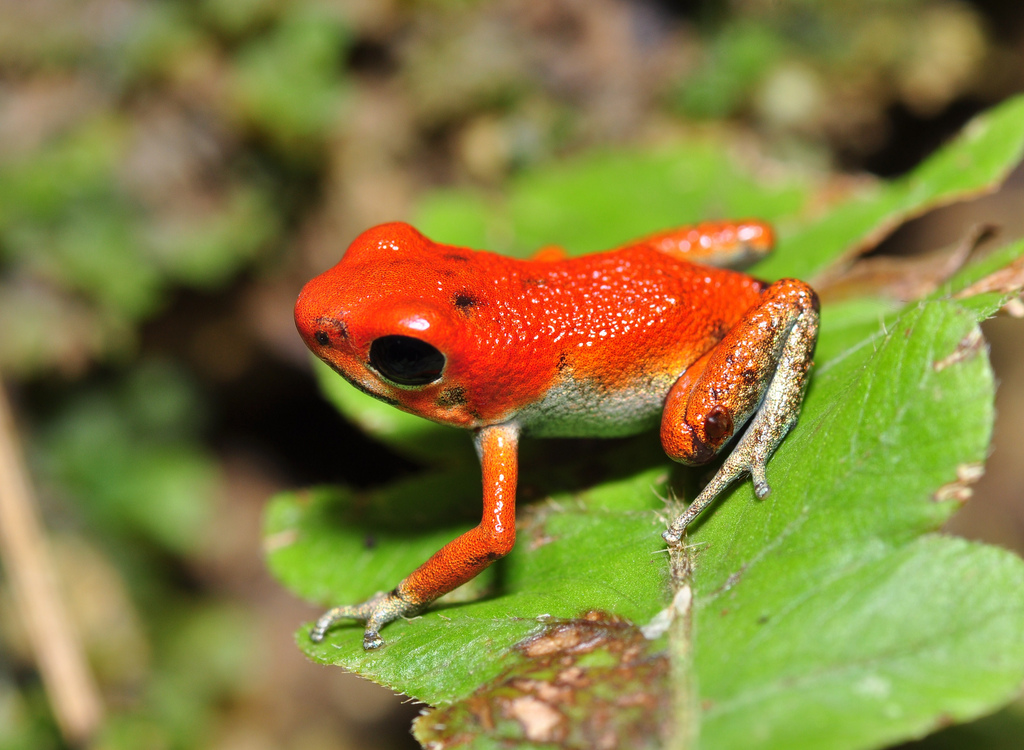
#> input picture Chapter06/frog.png, 1024 x 750 px
$ jupyter execute kmeans.ipynb   (shell and % lines are left out)
#> lines starting #> are read from the running program, lines starting #| are printed output that depends on the picture
# $k$-Means Clustering
*Curtis Miller*

Here I demonstrate clustering using the $k$-means algorithm.

## Clustering the Iris Dataset

The first example will demonstrate using $k$-means clustering for the iris dataset. I first load in that dataset.

[cell 1]
from sklearn.datasets import load_iris
import matplotlib.pyplot as plt

[cell 2]
iris_obj = load_iris()
iris_data = iris_obj.data
species = iris_obj.target
iris_data[:5,:]

[cell 3]
plt.scatter(iris_data[:, 0], iris_data[:, 1], c=species, cmap=plt.cm.brg)
plt.xlabel("Sepal Length")
plt.ylabel("Sepal Width")
plt.show()
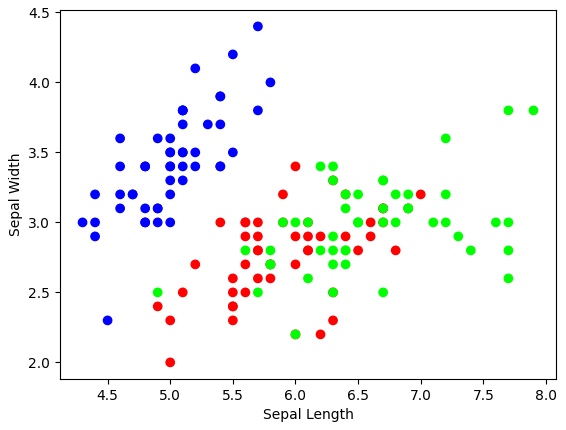
#> figure drawn by matplotlib, 1 panel

Next I import the `KMeans` object to perform $k$-means clustering, and then apply the method.

[cell 4]
from sklearn.cluster import KMeans

[cell 5]
irisclust = KMeans(n_clusters=3, init='random')    # Three clusters with cluster centers chosen as random dataset points
irisclust.fit(iris_data)
irisclust.cluster_centers_    # The coordinates of cluster centers

[cell 6]
# Visualizing the clustering
plt.scatter(iris_data[:, 0], iris_data[:, 1], c=irisclust.predict(iris_data), cmap=plt.cm.brg)
plt.scatter(irisclust.cluster_centers_[:, 0], irisclust.cluster_centers_[:, 1],
            c=irisclust.predict(irisclust.cluster_centers_), cmap=plt.cm.brg, marker='^', s=200,
            edgecolors='k')
plt.xlabel("Sepal Length")
plt.ylabel("Sepal Width")
plt.show()
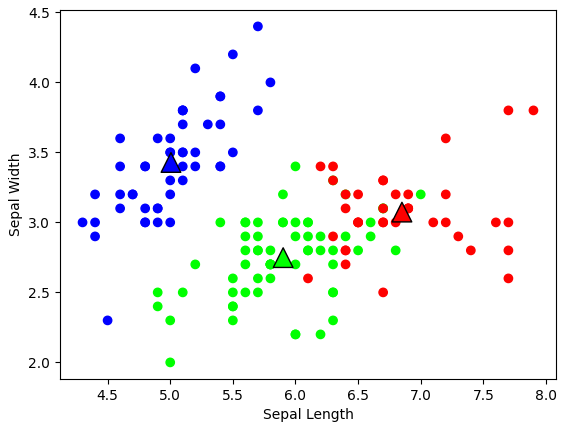
#> figure drawn by matplotlib, 1 panel

## Image Compression with $k$-Means

$k$-means can also be used for image compression. An image is first clustered using the $k$-means algorithm, each pixel being assigned to a cluster (often pixels are represented using RGB values). The number of clusters is the number of unique colors that need to be stored. Additionally, we would need to store the dimensions of the image and which color each pixel of the image is.

I demonstrate this approach with an image of a poison dart frog, which we will compress with $k$-means into ten unique colors.

[cell 7]
from sklearn.datasets import load_sample_image
from PIL import Image
import numpy as np

[cell 8]
frog = np.array(Image.open("frog.png").convert("RGB")) / 255    # The last division to force numbers to be in [0,1]

[cell 9]
frog.shape
#> Out = (750, 1024, 3)

[cell 10]
frog[:5, :5, 0]
#> Out = [[0.616, 0.6, 0.6, 0.604, 0.6], [0.616, 0.608, 0.6, 0.604, 0.604], [0.612, 0.608, 0.6, 0.6, 0.6], [0.612, 0.608, 0.6, 0.604, 0.6], [0.616, 0.612, 0.608, 0.608, 0.604]]

[cell 11]
frog[:5, :5, 1]
#> Out = [[0.522, 0.518, 0.518, 0.522, 0.518], [0.525, 0.518, 0.518, 0.522, 0.522], [0.522, 0.518, 0.518, 0.518, 0.518], [0.522, 0.518, 0.518, 0.522, 0.518], [0.525, 0.522, 0.525, 0.525, 0.522]]

[cell 12]
frog[:5, :5, 2]
#> Out = [[0.412, 0.404, 0.404, 0.408, 0.412], [0.404, 0.396, 0.396, 0.408, 0.408], [0.4, 0.396, 0.396, 0.404, 0.404], [0.4, 0.396, 0.396, 0.4, 0.404], [0.4, 0.4, 0.404, 0.404, 0.4]]

[cell 13]
plt.imshow(frog)

[cell 14]
def kmeans_compression(img, n_clusters):
    """Recolors an image when colors are clustered using the k-means algorithm"""
#> called with n_clusters = 10
    h, w, d = img.shape
#> h = 750; w = 1024; d = 3
    assert d == 3
    img_data = img.reshape(h * w, d)    # The new array should have a row per pixel
    img_clust = KMeans(n_clusters=n_clusters, init='random').fit(img_data)    # The actual k-means clustering step
    centroids = img_clust.cluster_centers_    # The RGB (normalized) values for the new pixels
#> centroids = [[0.638, 0.573, 0.393], [0.916, 0.233, 0.0539], [0.644, 0.769, 0.431], [0.109, 0.105, 0.043], [0.942, 0.463, 0.167], [0.286, 0.262, 0.115], [0.535, 0.489, 0.284], [0.414, 0.417, 0.198], [0.525, 0.714, 0.201], [0.879, 0.777, 0.633]]
    clust_pixels = img_clust.predict(img_data)    # Which pixel gets which new value
    new_img_data = centroids[clust_pixels]
    return new_img_data.reshape(h, w, d)
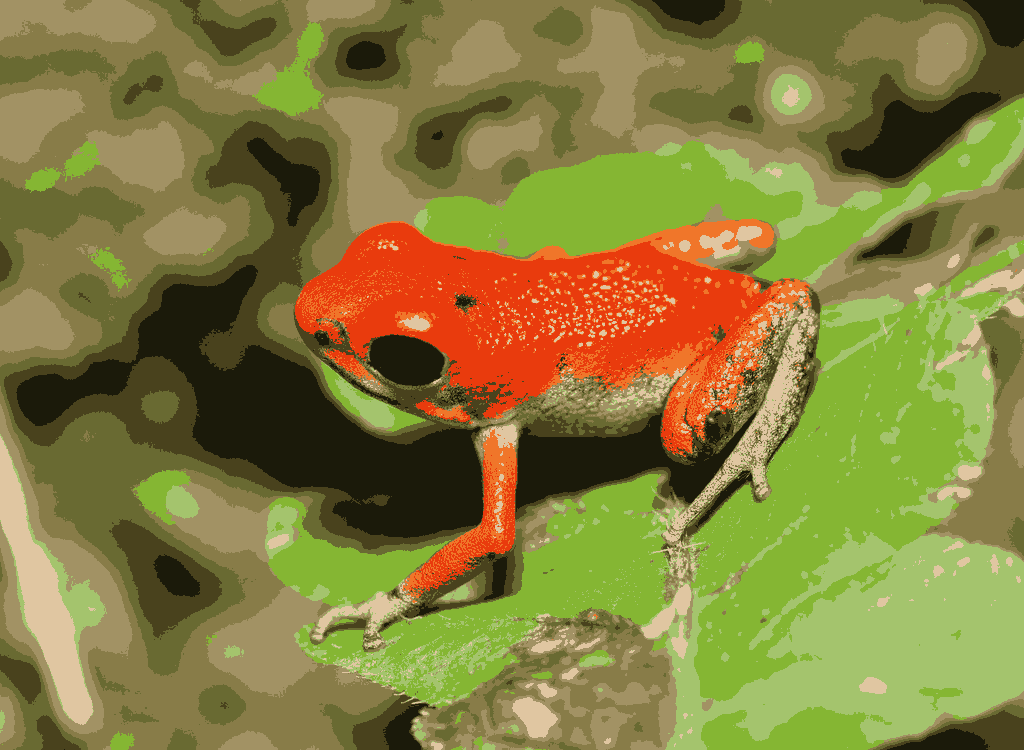
#> returned value: shape (750, 1024, 3) float64; mean of channels 0, 1, 2 0.525, 0.495, 0.245; drawn as R, G, B
